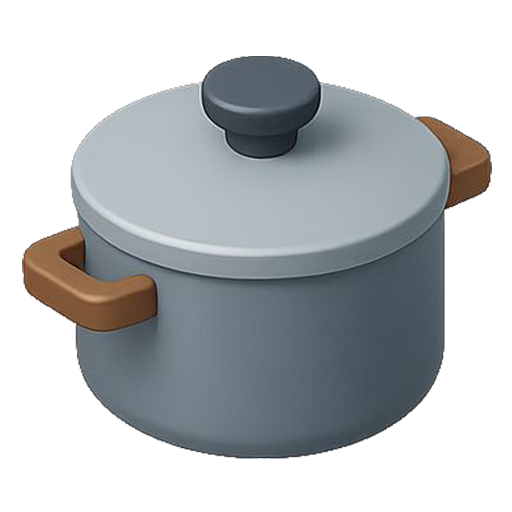
#> input picture videos/marinor-timbre-marmite/assets/src/pot-rgb-512.png, 512 x 512 px
$ python build_pot.py ../assets/src/pot-rgb-512.png
#> lines starting #> are read from the running program, lines starting #| are printed output that depends on the picture; after the words box and inside, x2 and y2 are one past the last pixel; in counts of white or black regions, pixels touching at a corner belong together
#!/usr/bin/env python3
"""Marin'Or "timbre marmite" -- option B (2.5D) pot cut + repaint.

Cuts the single 512 px pot raster (assets/src/pot-rgb-512.png + pot-mask-512.png)
into animatable layers and repaints what the closed lid hides, then writes
full-canvas RGBA PNGs at 2x density (2160 x 2700 = the 1080 x 1350 canvas),
a manifest (pot.json), a parity report and review previews.

Deterministic: no randomness, re-runnable.  Never touches assets/src/.

    python3 tools/build_pot.py            # build everything
    python3 tools/build_pot.py --debug    # + geometry overlays in assets/build/debug/

Coordinate systems
  raster   : continuous coords of the 512 px pot image, pixel i covers [i, i+1)
  canvas   : composition px @1x, x = 162.444 + 1.44 * rx ; y = 360.45 + 1.44 * ry
  canvas2x : the PNG pixels, X = 2 * x
"""
from __future__ import annotations

import json
import math
import subprocess
import sys
from pathlib import Path

import numpy as np
from PIL import Image
from scipy import ndimage as ndi
from scipy import optimize

ROOT = Path(__file__).resolve().parents[1]
SRC = ROOT / "assets" / "src"
OUT = ROOT / "assets" / "build"
DEBUG = "--debug" in sys.argv

# ----------------------------------------------------------------------------
# canvas / mapping
# ----------------------------------------------------------------------------
CANVAS = (1080, 1350)
DEN = 2
CW, CH = CANVAS[0] * DEN, CANVAS[1] * DEN
OX, OY, SC = 74.55 + 1.8 * 48.83, 99.0 + 1.8 * 145.25, 1.8 * 0.8  # raster -> canvas@1x
OX2, OY2, SC2 = OX * DEN, OY * DEN, SC * DEN                   # raster -> canvas@2x

# working window inside the 2x canvas (the pot at rest lives in it)
WX0, WY0, WW, WH = 280, 660, 1580, 1600


def r2c(rx, ry):
    """raster continuous -> canvas @1x"""
    return OX + SC * np.asarray(rx, float), OY + SC * np.asarray(ry, float)


# window pixel centres in raster coords
_jj = np.arange(WW, dtype=np.float64)
_ii = np.arange(WH, dtype=np.float64)
RX = ((WX0 + _jj + 0.5 - OX2) / SC2)[None, :].repeat(WH, 0)
RY = ((WY0 + _ii + 0.5 - OY2) / SC2)[:, None].repeat(WW, 1)

PX = SC2  # output px per raster px


# ----------------------------------------------------------------------------
# small helpers
# ----------------------------------------------------------------------------
def hexrgb(h):
    h = h.lstrip("#")
    return np.array([int(h[i:i + 2], 16) for i in (0, 2, 4)], float)


def lerp(a, b, t):
    t = np.asarray(t, float)
    if np.ndim(a) and np.ndim(t):
        t = t[..., None]
    return a + (b - a) * t


def smooth(e0, e1, x):
    t = np.clip((np.asarray(x, float) - e0) / (e1 - e0), 0.0, 1.0)
    return t * t * (3 - 2 * t)


def soft_inside(sd, w=1.15):
    """sd: signed distance in raster px (negative inside) -> AA coverage."""
    return np.clip(0.5 - sd * PX / w, 0.0, 1.0)


def ell_rho(cx, cy, a, b, x=None, y=None):
    x = RX if x is None else x
    y = RY if y is None else y
    return np.sqrt(((x - cx) / a) ** 2 + ((y - cy) / b) ** 2)


def ell_sd(cx, cy, a, b, x=None, y=None):
    """First-order signed distance (raster px, <0 inside) to an axis-aligned ellipse."""
    x = RX if x is None else x
    y = RY if y is None else y
    dx, dy = x - cx, y - cy
    rho = np.sqrt((dx / a) ** 2 + (dy / b) ** 2) + 1e-12
    gx, gy = dx / (a * a) / rho, dy / (b * b) / rho
    g = np.sqrt(gx * gx + gy * gy) + 1e-12
    return (rho - 1.0) / g


def ell_y(cx, cy, a, b, x, front=True):
    t = np.clip((np.asarray(x, float) - cx) / a, -1, 1)
    s = np.sqrt(1 - t * t)
    return cy + b * s if front else cy - b * s


def up(arr512, pad=24):
    """LANCZOS-resample a 512 raster field (HxW or HxWxC float) into the window."""
    a = np.asarray(arr512, np.float32)
    padw = ((pad, pad), (pad, pad)) + ((0, 0),) * (a.ndim - 2)
    a = np.pad(a, padw, mode="edge")
    box = ((WX0 - OX2) / SC2 + pad, (WY0 - OY2) / SC2 + pad,
           (WX0 + WW - OX2) / SC2 + pad, (WY0 + WH - OY2) / SC2 + pad)
    chans = a[..., None] if a.ndim == 2 else a
    out = [np.asarray(Image.fromarray(np.ascontiguousarray(chans[..., c]), mode="F")
                      .resize((WW, WH), Image.LANCZOS, box=box), np.float64)
           for c in range(chans.shape[2])]
    return out[0] if a.ndim == 2 else np.stack(out, -1)


def unsharp(img, sigma=1.4, amount=0.45):
    blur = ndi.gaussian_filter(img, (sigma, sigma, 0) if img.ndim == 3 else sigma)
    return img + amount * (img - blur)


def crisp_alpha(a_up, w=1.15, pre_sigma=0.7):
    """Turn a soft upscaled coverage into a crisp ~1 px AA edge (gradient-normalised)."""
    s = ndi.gaussian_filter(a_up, pre_sigma)
    gy, gx = np.gradient(s)
    g = np.hypot(gx, gy)
    d = (s - 0.5) / np.maximum(g, 1e-4)
    out = np.clip(d / w + 0.5, 0, 1)
    flat = g < 0.004
    out[flat] = np.clip(np.round(s[flat]), 0, 1)
    return out


def harmonic_fill(img, known, unknown):
    """Membrane (Laplace) fill of img (HxWxC) on `unknown`, Dirichlet on `known`
    neighbours, natural (Neumann) boundary elsewhere. Exact sparse solve."""
    from scipy.sparse import coo_matrix
    from scipy.sparse.linalg import spsolve
    img = img.copy()
    H, W = unknown.shape
    idx = -np.ones((H, W), int)
    uy, ux = np.nonzero(unknown)
    n = len(uy)
    idx[uy, ux] = np.arange(n)
    rows, cols, vals = [], [], []
    rhs = np.zeros((n, img.shape[2]))
    diag = np.zeros(n)
    for dy, dx in ((1, 0), (-1, 0), (0, 1), (0, -1)):
        ny, nx = uy + dy, ux + dx
        ok = (ny >= 0) & (ny < H) & (nx >= 0) & (nx < W)
        k = np.nonzero(ok)[0]
        nyk, nxk = ny[k], nx[k]
        isu = unknown[nyk, nxk]
        isk = known[nyk, nxk] & ~isu
        diag[k[isu | isk]] += 1
        rows += list(k[isu]); cols += list(idx[nyk[isu], nxk[isu]]); vals += [-1.0] * int(isu.sum())
        rhs[k[isk]] += img[nyk[isk], nxk[isk]]
    diag = np.maximum(diag, 1e-9)
    A = coo_matrix((np.concatenate([diag, vals]),
                    (np.concatenate([np.arange(n), rows]), np.concatenate([np.arange(n), cols]))),
                   shape=(n, n)).tocsr()
    sol = spsolve(A, rhs)
    img[uy, ux] = sol.reshape(n, -1)
    return img


# [10 lines left out: function save_rgba, not called in this run]


def over(dst_rgb, dst_a, src_rgb, src_a):
    """straight-alpha 'over'"""
    out_a = src_a + dst_a * (1 - src_a)
    pm = src_rgb * src_a[..., None] + dst_rgb * (dst_a * (1 - src_a))[..., None]
    out_rgb = np.where(out_a[..., None] > 1e-6, pm / np.maximum(out_a, 1e-6)[..., None], 0)
    return out_rgb, out_a


# ----------------------------------------------------------------------------
# 1. load + silhouette (no sticker outline) at 512
# ----------------------------------------------------------------------------
def load_sources():
    rgb = np.asarray(Image.open(SRC / "pot-rgb-512.png").convert("RGB"), np.float64)
    mask = np.asarray(Image.open(SRC / "pot-mask-512.png").convert("L"), np.float64) / 255
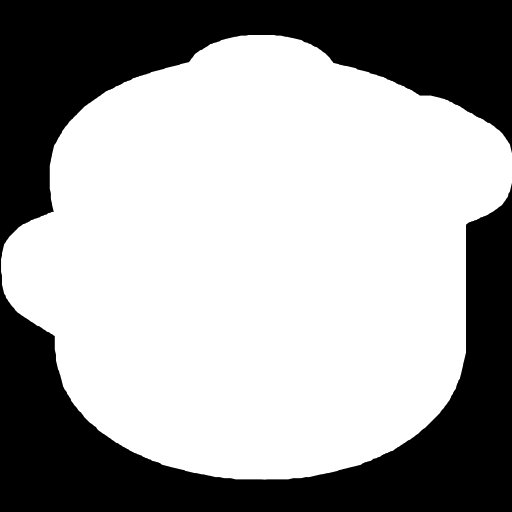
#> input picture videos/marinor-timbre-marmite/assets/src/pot-mask-512.png, 512 x 512 px
    return rgb, mask


def silhouette512(rgb):
    """Coloured pot silhouette: everything not connected to the outside through near-white."""
    W = 255.0
    dist = np.sqrt(((W - rgb) ** 2).sum(2))
    nw = dist < 12
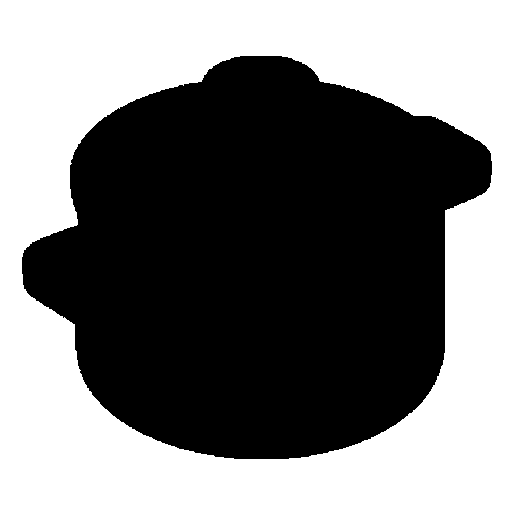
#> nw: shape (512, 512) bool; 48.5% white; 1 white region, box (x1, y1, x2, y2) and area: (0, 0, 512, 512) 127153
    lab, _ = ndi.label(nw)
    border = set(np.unique(np.concatenate([lab[0], lab[-1], lab[:, 0], lab[:, -1]]))) - {0}
#> border = 1 item
    bg = np.isin(lab, list(border))
    fg = ~bg
    pure = ndi.binary_erosion(fg, iterations=2)
#> pure: shape (512, 512) bool; 50.5% white; 1 black region, box (x1, y1, x2, y2) and area: (0, 0, 512, 512) 129817
    d, (iy, ix) = ndi.distance_transform_edt(~pure, return_indices=True)
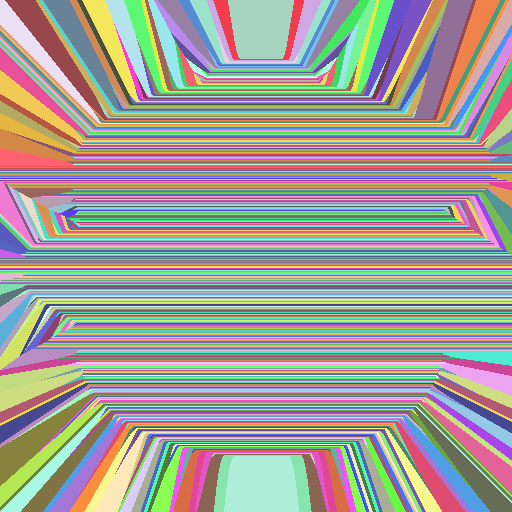
#> iy: shape (512, 512) int32; 399 distinct labels, from 58 to 456; one colour per label, 0 black
    F = rgb[iy, ix]
    num = ((W - rgb) * (W - F)).sum(2)
    den = ((W - F) ** 2).sum(2) + 1e-6
    alpha = np.clip(num / den, 0, 1)
    alpha[pure] = 1
    alpha[d > 4] = 0
    # decontaminated colour field, extended outwards
    col = rgb.copy()
    part = (alpha > 0.5) & (alpha < 0.97)
#> part: shape (512, 512) bool; 0.34% white in thin lines or dots, all inside (x1, y1, x2, y2) = (22, 56, 492, 458)
    col[part] = np.clip((rgb[part] - (1 - alpha[part, None]) * W) / alpha[part, None], 0, 255)
#> col: shape (512, 512, 3) float64; mean R, G, B 186.2, 190, 192.3
    good = alpha > 0.5
#> good: shape (512, 512) bool; 51.1% white; 1 black region, box (x1, y1, x2, y2) and area: (0, 0, 512, 512) 128151
    _, (iy, ix) = ndi.distance_transform_edt(~good, return_indices=True)
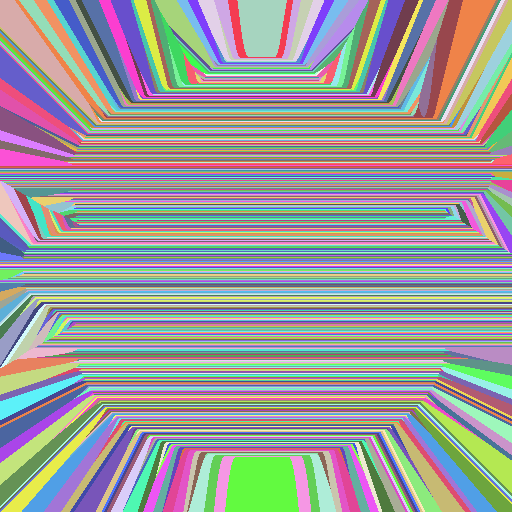
#> iy: shape (512, 512) int32; 402 distinct labels, from 56 to 457; one colour per label, 0 black
    col = col[iy, ix]
    return alpha, col, fg


# ----------------------------------------------------------------------------
# 2. measurements on the raster (continuous coords)
# ----------------------------------------------------------------------------
def measure(rgb, alpha):
    L = rgb @ np.array([0.2126, 0.7152, 0.0722])
    Ls = ndi.gaussian_filter1d(L, 0.7, axis=1)
    # --- joint line (dark line at the skirt bottom), detected column by column
    gcx, ga, gcy, gb = 260, 183, 198, 81
    pts = []
    for x in range(84, 440):
        t = (x - gcx) / ga
        yg = gcy + gb * math.sqrt(max(0.0, 1 - t * t))
        ys = np.arange(int(yg) - 9, int(yg) + 10)
        det = Ls[ys, x] - 0.5 * (Ls[ys - 3, x] + Ls[ys + 3, x])
        i = int(np.argmin(det))
        off = 0.0
        if 0 < i < len(ys) - 1:
            d0, d1, d2 = det[i - 1], det[i], det[i + 1]
            den = d0 - 2 * d1 + d2
            off = 0.5 * (d0 - d2) / den if den != 0 else 0.0
        if det[i] < -8:
            pts.append((x + 0.5, ys[i] + off + 0.5))
#> this loop made 356 passes
#> (i, d0, d1, d2, den, off) on passes 1 to 8: (10, -24.45, -49.37, -34.56, 39.72, 0.127), (10, -17.35, -35.69, -31.52, 22.5, 0.315), (10, -38.02, -38.14, -11.21, 27.04, -0.496), (10, -35.36, -36.13, -15.88, 21.02, -0.463), (10, -31.7, -39.24, -19.88, 26.89, -0.22), (10, -30.15, -42.71, -22.37, 32.9, -0.118), (10, -29.14, -42.02, -25.9, 29, -0.0559), (9, -24.72, -44.67, -26.81, 37.82, 0.0276)
#> after the loop, pts = 356 pairs, first value 84.5 to 439.5, second value 218.3 to 280.5
    pts = np.array(pts)

    def res(p):
        cx, cy, a, b = p
        return (np.sqrt(((pts[:, 0] - cx) / a) ** 2 + ((pts[:, 1] - cy) / b) ** 2) - 1) * b

    J = optimize.least_squares(res, [260, 190, 187, 90]).x
#> J = [259.9, 191.4, 186.7, 89.19]
    j_rms = float(np.sqrt(np.mean(res(J) ** 2)))
#> j_rms = 0.186

    # --- subpixel silhouette edges per row
    def left_edge(y):
        row = alpha[y]
        l = int(np.nonzero(row > 0.5)[0].min())
        return (l + 3) - row[l - 3:l + 3].sum()

    def right_edge(y):
        row = alpha[y]
        r = int(np.nonzero(row > 0.5)[0].max())
        return (r - 2) + row[r - 2:r + 4].sum()

    lid_left = float(np.mean([left_edge(y) for y in range(168, 187)]))
    body_l = float(np.mean([left_edge(y) for y in range(214, 225)]))
    body_r = float(np.mean([right_edge(y) for y in range(214, 225)]))

    # --- lid back silhouette (top ellipse), same centre x as the joint
    top = []
    for x in list(range(84, 199)) + list(range(322, 417)):
        col = alpha[:, x]
        y0 = int(np.nonzero(col > 0.5)[0].min())
        top.append((x + 0.5, (y0 + 3) - col[y0 - 3:y0 + 3].sum()))
#> this loop made 210 passes
#> y0 on passes 1 to 3: 138, 136, 134
#> after the loop, top = 210 pairs, first value 84.5 to 416.5, second value 82.1 to 137.9
    top = np.array(top)
    a_lid = J[0] - lid_left
#> a_lid = 189.2

    def res_t(p):
        cy, b = p
        return (np.sqrt(((top[:, 0] - J[0]) / a_lid) ** 2 + ((top[:, 1] - cy) / b) ** 2) - 1) * b

    T = optimize.least_squares(res_t, [169, 92]).x
#> T = [172.4, 95.08]
    t_rms = float(np.sqrt(np.mean(res_t(T) ** 2)))
#> t_rms = 0.296

    # --- knob (dark cap + stem), filled
    # cap: darker than the lit lid; stem: much darker than the knob's cast shadow on the lid
    rows = np.arange(512)[:, None]
    knob_core = (alpha > 0.5) & (((L < 108) & (rows <= 125)) | ((L < 62) & (rows > 125)))
#> knob_core: shape (512, 512) bool; 3.9% white; 105 white regions (96 under 20 px), largest, box (x1, y1, x2, y2) and area: (202, 56, 321, 159) 8449, (60, 240, 90, 275) 493, (85, 281, 158, 332) 468
    lab, _ = ndi.label(knob_core)
#> lab: shape (512, 512) int32; 172 distinct labels, from 0 to 171
    knob_core = lab == lab[100, 258]
#> knob_core: shape (512, 512) bool; 3.2% white; 1 white region, box (x1, y1, x2, y2) and area: (202, 56, 321, 159) 8440
    knob_core = ndi.binary_fill_holes(ndi.binary_closing(knob_core, iterations=2))
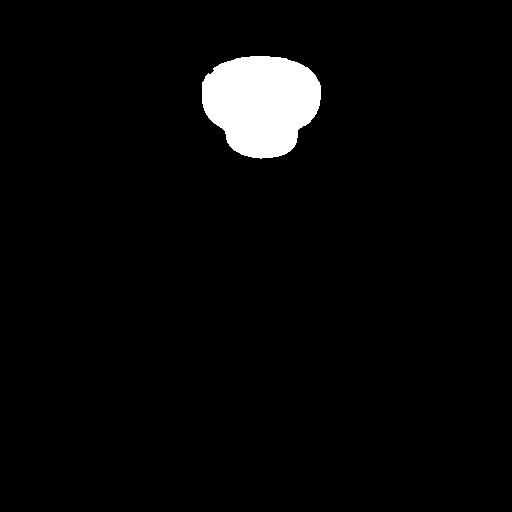
#> knob_core: shape (512, 512) bool; 3.5% white; 1 white region, box (x1, y1, x2, y2) and area: (202, 56, 321, 159) 9298
    # stem centre (rows of the stem) and the lowest point of the knob below it
    cs = []
    for y in range(134, 151):
        xs_ = np.nonzero(knob_core[y])[0]
        cs.append(0.5 * (xs_.min() + xs_.max() + 1))
#> after the loop, cs = [262, 262, 262, 262, 261.5, 261.5, 262, 262, 262, 262, 262.5, 262, 262.5, 262.5, 262.5, 262.5, 262.5]
    base_x = float(np.mean(cs))
#> base_x = 262.1
    colk = knob_core[:, int(base_x)]
    bottom = int(np.nonzero(colk)[0].max())
#> bottom = 157

    m = dict(
        joint=dict(cx=J[0], cy=J[1], a=J[2], b=J[3], rms=j_rms, n=len(pts)),
        top=dict(cx=J[0], cy=T[0], a=a_lid, b=T[1], rms=t_rms),
        lid_half=a_lid, lid_left=lid_left,
        body_left=body_l, body_right=body_r,
        knob_core=knob_core, knob_base=(base_x, bottom + 1.0),
        joint_pts=pts,
    )
#> m = 9 items
    return m


# ----------------------------------------------------------------------------
# 3. sampling helpers on the 512 grid / window grid
# ----------------------------------------------------------------------------
def sample512(field, rx, ry, order=1):
    """sample a 512 field (HxWxC) at raster continuous coords (pixel centre = i+0.5)"""
    coords = [np.asarray(ry, float) - 0.5, np.asarray(rx, float) - 0.5]
    if field.ndim == 2:
        return ndi.map_coordinates(field, coords, order=order, mode="nearest")
    return np.stack([ndi.map_coordinates(field[..., c], coords, order=order, mode="nearest")
                     for c in range(field.shape[2])], -1)


def samplewin(field, rx, ry, order=1):
    """sample a window field at raster continuous coords"""
    j = np.asarray(rx, float) * SC2 + OX2 - WX0 - 0.5
    i = np.asarray(ry, float) * SC2 + OY2 - WY0 - 0.5
    if field.ndim == 2:
        return ndi.map_coordinates(field, [i, j], order=order, mode="nearest")
    return np.stack([ndi.map_coordinates(field[..., c], [i, j], order=order, mode="nearest")
                     for c in range(field.shape[2])], -1)


def num_normal(sd):
    gy, gx = np.gradient(sd)
    g = np.hypot(gx, gy) + 1e-9
    return gx / g, gy / g


def polygon_sd(poly, x, y):
    """signed distance (raster px, <0 inside) of points to a polygon (shapely)."""
    import shapely
    P = shapely.Polygon(poly)
    pts = shapely.points(np.asarray(x).ravel(), np.asarray(y).ravel())
    d = shapely.distance(P.exterior, pts)
    inside = shapely.contains_xy(P, np.asarray(x).ravel(), np.asarray(y).ravel())
    return np.where(inside, -d, d).reshape(np.shape(x))


# ----------------------------------------------------------------------------
# 4. look development: palette (spec 4.2) and shading functions
# ----------------------------------------------------------------------------
PAL = dict(
    lid="#B1BAC1", lid_rim="#C7CED4", body="#66747D", body_sh="#44525B",
    knob="#57646D", knob_fl="#2F3A3E", handle="#946A48", handle_sh="#643E23",
    floor="#1C2327", wall="#33404A", under_a="#8F99A0", under_b="#6F7A82", joint="#2B363C",
)
P = {k: hexrgb(v) for k, v in PAL.items()}


class Geo:
    pass


def ring_colour(g, x, y):
    """Top of the pot wall (rim lip): rounded inner edge, flat lit top, outer highlight, roll-off."""
    xn = np.clip((x - g.cxr) / g.a_o, -1.2, 1.2)
    rho = ell_rho(g.cxr, g.cyr, g.a_o, g.b_o, x, y)
    u = np.clip((rho - g.s_i) / (1 - g.s_i), 0, 1)
    th = np.arctan2((x - g.cxr) / g.a_o, (y - g.cyr) / g.b_o)  # 0 front, +pi/2 right, pi back
    top_l = np.array([160.0, 170, 177])
    top_r = np.array([117.0, 129, 137])
    base = lerp(top_l, top_r, smooth(-1.05, 1.05, xn))
    # inner roll: dark where it faces away from the key light, lit on the back-right
    lit_in = np.clip(np.cos(th - np.radians(140)), 0, 1) ** 1.5
    inner = base * (0.50 + 0.38 * lit_in)[..., None]
    c = lerp(inner, base, smooth(0.0, 0.36, u))
    # outer edge highlight (front-left catches the key light)
    lit_out = 0.30 + 0.70 * np.clip(np.cos(th - np.radians(-55)), 0, 1)
    bump = smooth(0.52, 0.74, u) * (1 - smooth(0.84, 0.97, u))
    c = c + np.array([30.0, 31, 31]) * (lit_out * bump)[..., None]
    # roll-off towards the outer wall
    c = c * lerp(1.0, 0.80, smooth(0.86, 1.0, u))[..., None]
    return c


def interior_colour(g, x, y):
    """Inside of the pot: back inner wall (#33404A family) + floor (#1C2327), cold state."""
    xi = (x - g.cxr) / g.a_i
    y_back = ell_y(g.cxr, g.cyr, g.a_i, g.b_i, x, front=False)
    y_front = ell_y(g.cxr, g.cyr, g.a_i, g.b_i, x, front=True)
    # floor ellipse (wall/floor junction)
    fcy = g.cyr + g.depth
    rho_f = ell_rho(g.cxr, fcy, g.a_f, g.b_f, x, y)
    y_fback = np.where(np.abs(x - g.cxr) < g.a_f,
                       ell_y(g.cxr, fcy, g.a_f, g.b_f, x, front=False), y_front)
    y_fback = np.minimum(y_fback, y_front)
    v = np.clip((y - y_back) / np.maximum(y_fback - y_back, 1e-3), 0, 1)
    wall_top = np.array([70.0, 84, 95])
    wall_mid = P["wall"]
    wall_low = np.array([33.0, 42, 48])
    wall = np.where((v < 0.35)[..., None],
                    lerp(wall_top, wall_mid, smooth(0, 0.35, v)),
                    lerp(wall_mid, wall_low, smooth(0.35, 1.0, v)))
    # inner right wall faces the key light (top-left): brighter on the right, darker left
    side = 1.0 + 0.20 * np.clip(xi, -1, 1) - 0.06 * np.clip(xi, -1, 1) ** 2
    wall = wall * side[..., None]
    # shadow cast by the front wall (light from the front-left): soft band rising to the right
    y_sh = ell_y(g.cxr + 0.22 * g.a_i, g.cyr - 0.98 * g.b_i, g.a_i, g.b_i, x, front=True)
    inside_sh = np.abs(x - (g.cxr + 0.22 * g.a_i)) < g.a_i
    sh = np.where(inside_sh, smooth(-6.0, 10.0, y - y_sh), 1.0)
    wall = wall * (1 - 0.30 * sh)[..., None]
    # floor
    floor = P["floor"] * (1.0 + 0.10 * np.clip(xi, -1, 1))[..., None]
    floor = floor * (1 - 0.18 * sh)[..., None]
    # AO at the wall/floor junction
    dj = (rho_f - 1) * g.b_f  # ~ distance (vertical units) from the floor rim
    ao = np.exp(-np.abs(dj) / 2.2)
    on_floor = smooth(0.5, -0.5, dj)  # 1 inside floor
    c = lerp(wall, floor, on_floor) * (1 - 0.28 * ao)[..., None]
    # thin cool bounce right under the inner lip at the back (separates lip and wall)
    lip_dist = y - y_back
    c = c * (1 - 0.18 * np.exp(-np.maximum(lip_dist, 0) / 2.0))[..., None]
    return c


# ----------------------------------------------------------------------------
# 5. build
# ----------------------------------------------------------------------------
def build():
    OUT.mkdir(parents=True, exist_ok=True)
    dbg = OUT / "debug"
    if DEBUG:
        dbg.mkdir(exist_ok=True)

    rgb, _mask = load_sources()
    a512, c512, _fg = silhouette512(rgb)
    m = measure(rgb, a512)
#> m = 9 items
    J, T = m["joint"], m["top"]
#> J = {'cx': 259.9, 'cy': 191.4, 'a': 186.7, 'b': 89.19, 'rms': 0.186, 'n': 356}; T = {'cx': 259.9, 'cy': 172.4, 'a': 189.2, 'b': 95.08, 'rms': 0.296}

    g = Geo()
    g.cxj, g.cyj, g.aj, g.bj = J["cx"], J["cy"], J["a"], J["b"]
#> g.cxj = 259.9; g.cyj = 191.4; g.aj = 186.7; g.bj = 89.19
    g.kr = g.bj / g.aj
#> g.kr = 0.478
    g.a_lid = m["lid_half"]
#> g.a_lid = 189.2
    g.cyt, g.bt = T["cy"], T["b"]
#> g.cyt = 172.4; g.bt = 95.08
    g.cut = (g.cxj, g.cyj, g.aj + 0.85, g.bj + 0.85)
#> g.cut = (259.9, 191.4, 187.6, 90.04)
    # rim: outer edge = body silhouette at the top, in the plane of the lid/body joint
    g.cxr = 0.5 * (m["body_left"] + m["body_right"])
#> g.cxr = 261.4
    g.a_o = 0.5 * (m["body_right"] - m["body_left"])
#> g.a_o = 183.1
    g.b_o = g.a_o * g.kr
#> g.b_o = 87.48
    g.cyr = g.cyj
#> g.cyr = 191.4
    g.wall = 10.0
    g.a_i = g.a_o - g.wall
    g.b_i = g.a_i * g.kr
    g.s_i = g.a_i / g.a_o
    g.a_f, g.b_f = g.a_i * 0.965, g.b_i * 0.965
    g.depth = g.b_i + g.b_f - 0.36 * g.b_i  # projected depth: a modest floor crescent stays visible

    # ---------------- original, upscaled -------------------------------------
    C0 = unsharp(up(c512))
#> in up, `return out[0] if a.ndim == 2 else np.stack(out, -1)`:
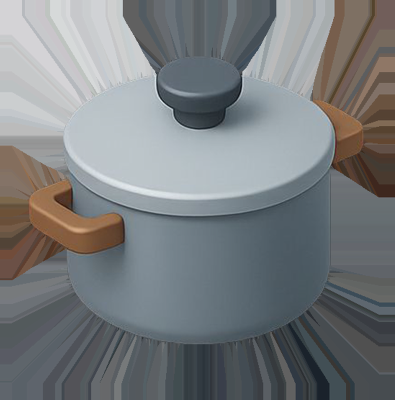
#> returned value: shape (1600, 1580, 3) float64 (shown at 1/4 size); mean of channels 0, 1, 2 114, 117.5, 119.8; drawn with min black and max white
    A0 = crisp_alpha(up(a512))
#> call 2 of up, with pad = 24
#> in up (call 2), `a = np.pad(a, padw, mode="edge")`:
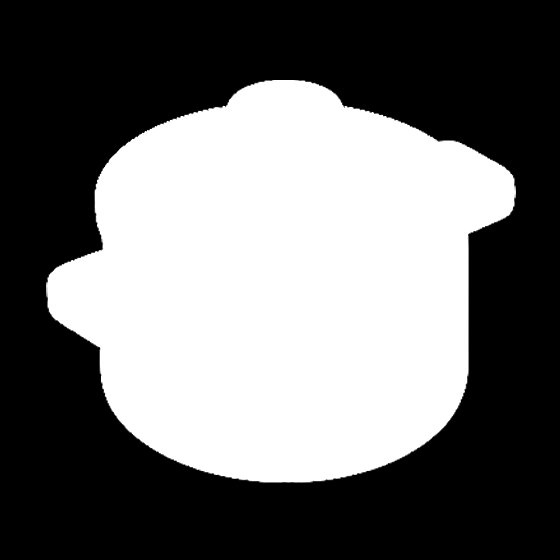
#> a: shape (560, 560) float32; min 0, max 1, mean 0.427
#> (the rest of the program and of its run is left out)
